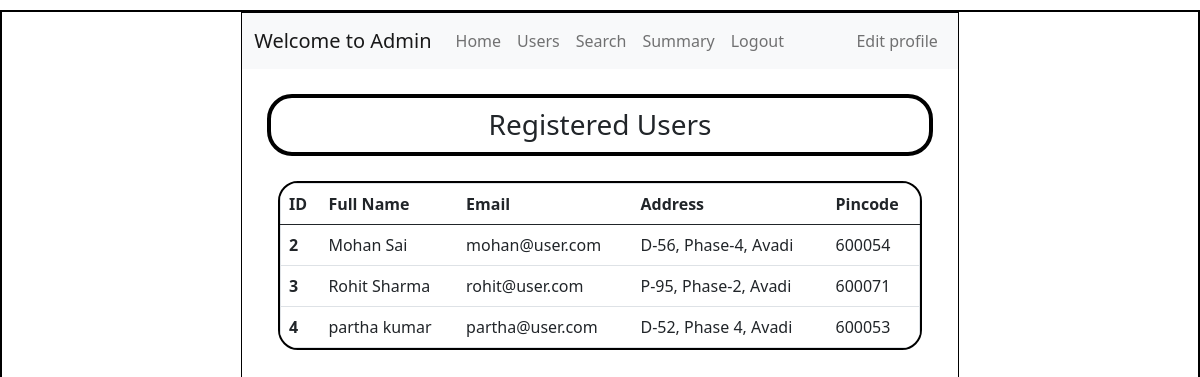
Screenshot of /users with the database file from the repository.
### application/models.py (models this page shows)
class User(db.Model):
    id = db.Column(db.Integer, primary_key=True)
    first_name = db.Column(db.String(), nullable=False)
    last_name = db.Column(db.String(), nullable=False)
    email = db.Column(db.String(), unique=True, nullable=False)
    pwd = db.Column(db.String(), nullable=False)
    vehicle_reg = db.Column(db.String(), unique=True, nullable=False)
    address = db.Column(db.String(), nullable=False)
    pincode = db.Column(db.String(), nullable=False)
    phone_number = db.Column(db.String(), unique=True, nullable=False)
    gender = db.Column(db.String())
    age = db.Column(db.Integer)
    type = db.Column(db.String(), default='general')
    reservations = db.relationship('Reservation', backref='user')

### application/controllers.py (the view)
@app.route("/users")
def users():
    this_user = User.query.filter_by(type='admin').first()
    all_users = User.query.filter(User.type != 'admin').all()
    return render_template("users.html", this_user=this_user, users=all_users)

### templates/users.html (shortened to what this page needs)
<!DOCTYPE html>
<html lang="en">
<head>
    <link rel="stylesheet" href="../static/style.css">
    <link href="https://cdn.jsdelivr.net/npm/bootstrap@5.0.2/dist/css/bootstrap.min.css" rel="stylesheet">
</head>
<body>
    <div id="main">
        <div id="canvas">
            <nav class="navbar navbar-expand-lg navbar-light bg-light">
                <div class="container-fluid">
                    <a class="navbar-brand" href="/admin_dashboard">Welcome to {{this_user.first_name}}</a>
                    <div class="collapse navbar-collapse" id="navbarSupportedContent">
                        <ul class="navbar-nav">
                            <li class="nav-item">
                                <a class="nav-link" href="/admin_dashboard">Home</a>
                            </li>
                            <li class="nav-item">
                                <a class="nav-link" href="/users">Users</a>
                            </li>
                            <li class="nav-item">
                                <a class="nav-link" href="/search">Search</a>
                            </li>
                            <li class="nav-item">
                                <a class="nav-link" href="/admin_summary">Summary</a>
                            </li>
                            <li class="nav-item">
                                <a class="nav-link" href="/login">Logout</a>
                            </li>
                        </ul>
                        <ul class="navbar-nav ms-auto">
                            <li class="nav-item">
                                <a class="nav-link" href="/edit_profile/{{this_user.id}}">Edit profile</a>
                            </li>
                        </ul>
                    </div>
                </div>
            </nav>
            <div id="content">
                <h3 class="headings text-center">Registered Users</h3>
                <div id="table">
                    <table class="table border">
                        <thead>
                            <tr>
                                <th scope="col">ID</th>
                                <th scope="col">Full Name</th>
                                <th scope="col">Email</th>
                                <th scope="col">Address</th>
                                <th scope="col">Pincode</th>
                            </tr>
                        </thead>
                        <tbody>
                            {% if users %}
                                {% for user in users %}
                                <tr>
                                    <th scope="row">{{ user.id }}</th>
                                    <td>{{ user.first_name }} {{ user.last_name }}</td>
                                    <td>{{ user.email }}</td>
                                    <td>{{ user.address }}</td>
                                    <td>{{ user.pincode }}</td>
                                </tr>
                                {% endfor %}
                            {% else %}
                                <tr>
                                    <td colspan="5" class="text-center">No users registered!</td>
                                </tr>
                            {% endif %}
                        </tbody>
                    </table>
                </div>
            </div>
        </div>
    </div>
</body>
</html>

### static/style.css (style rules this page uses)
* { margin: 0px; }
#main, canvas { border: 2px solid black; margin-top: 10px; margin-bottom: 10px; }
#canvas { width: 60%; margin: auto; min-height: 100vh; border: 1px solid black; padding-bottom: 20px; }
.headings { border: 4px solid black; border-radius: 25px; margin: 25px; padding: 10px; }
#table { margin: 20px auto; padding: 0; width: 90%; border: 2px solid black; border-radius: 20px; overflow: hidden; }
#table .table { margin: 0; padding: 0; border-collapse: collapse; overflow: hidden; box-shadow: 0 0 10px rgba(0, 0, 0, 0.1); }

### rows the page displays
User: first_name "Admin"
User: id "2", first_name "Mohan", last_name "Sai", email "mohan@user.com", address "D-56, Phase-4, Avadi", pincode "600054"
User: id "3", first_name "Rohit", last_name "Sharma", email "rohit@user.com", address "P-95, Phase-2, Avadi", pincode "600071"
User: id "4", first_name "partha", last_name "kumar", email "partha@user.com", address "D-52, Phase 4, Avadi", pincode "600053"
